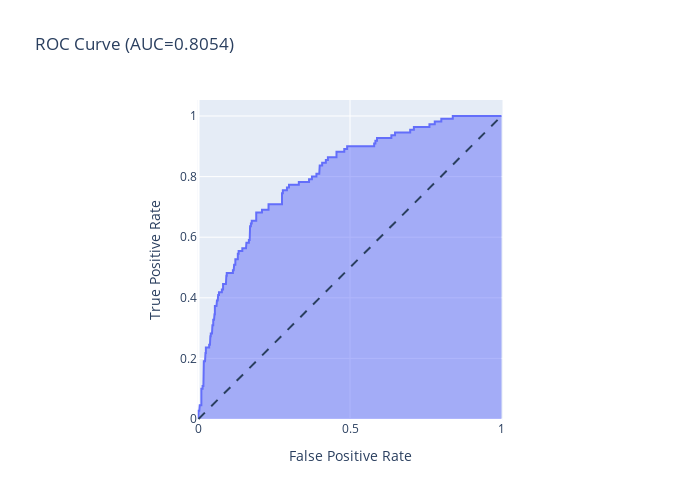

The code cell stored with this chart in its notebook:
### Code cell
lr = LogisticRegression(solver ='liblinear')
lr.fit(X_train,y_train)
optimal_threshold(lr)

### Figure 1 — Plotly figure (JSON) as saved in the notebook; plotly's stock layout.template omitted (floating-point values rounded to 4 significant figures; data arrays with more than 128 entries replaced by an {"elided": "..."} marker saying what was removed)
{"data": [{"hovertemplate": "False Positive Rate=%{x}<br>True Positive Rate=%{y}<extra></extra>", "legendgroup": "", "line": {"color": "#636efa"}, "mode": "lines", "name": "", "orientation": "v", "showlegend": false, "stackgroup": "1", "type": "scatter", "x": {"elided": "150 float values"}, "xaxis": "x", "y": {"elided": "150 float values"}, "yaxis": "y"}], "layout": {"height": 500, "legend": {"tracegroupgap": 0}, "shapes": [{"line": {"dash": "dash"}, "type": "line", "x0": 0, "x1": 1, "y0": 0, "y1": 1}], "title": {"text": "ROC Curve (AUC=0.8054)"}, "width": 700, "xaxis": {"anchor": "y", "constrain": "domain", "domain": [0, 1], "title": {"text": "False Positive Rate"}}, "yaxis": {"anchor": "x", "domain": [0, 1], "scaleanchor": "x", "scaleratio": 1, "title": {"text": "True Positive Rate"}}}}
